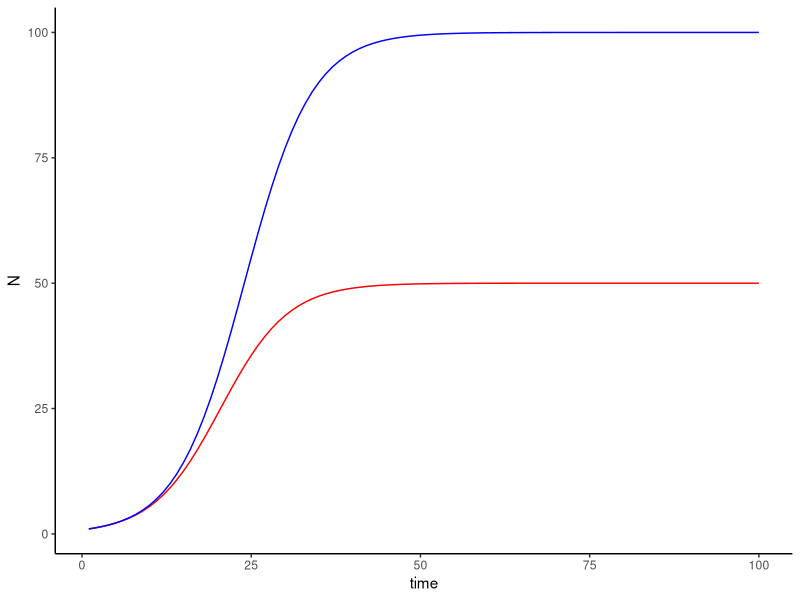

This chart was generated by the following R code:
# load packages 
library(deSolve)
library(ggplot2)
#k=10,50,100
#r=0.2
#N0=1


#Define custom model function
ddSim<-function(t,y,p){
  # "unpack" vectors containing state variables (y) and parameters (p)
  N=y
  r=p[1]
  K=p[2]
  # calculate change in state variables with time, given parameter values
  # and current value of state variables
  dNdt=r*(1-N/K)*N
  # return list containing change in state variables with time
  return(list(dNdt))
}

### Define parameters, initial values for state variables, and time steps
params=c(0.2,10)
N0=1
times=1:100

#Simulate the model using ode()
modelSim=ode(y=N0,times=times,func=ddSim,parms=params)

#convert to a dataframe for plotting purposes
modelOutput1=data.frame(time=modelSim[,1],N=modelSim[,2])

#Repeat the above simulation for different k values

ddSim<-function(t,y,p){
  N=y
  r=p[1]
  K=p[2]

  dNdt=r*(1-N/K)*N

  return(list(dNdt))
}
params=c(0.2,50)
N0=1
times=1:100
modelSim=ode(y=N0,times=times,func=ddSim,parms=params)
modelOutput2=data.frame(time=modelSim[,1],N=modelSim[,2])


ddSim<-function(t,y,p){
  N=y
  r=p[1]
  K=p[2]
  
  dNdt=r*(1-N/K)*N
  
  return(list(dNdt))
}
params=c(0.2,100)
N0=1
times=1:100
modelSim=ode(y=N0,times=times,func=ddSim,parms=params)
modelOutput3=data.frame(time=modelSim[,1],N=modelSim[,2])

##Plot the population size as a function of time with 3 populations
ggplot(data=modelOutput1,aes(x=time, y=N), colour="black")+
  geom_line(data=modelOutput2, aes(x=time, y=N), color="red")+
  geom_line(data=modelOutput3,aes(x=time, y=N), color= "blue")+
  theme_classic()
